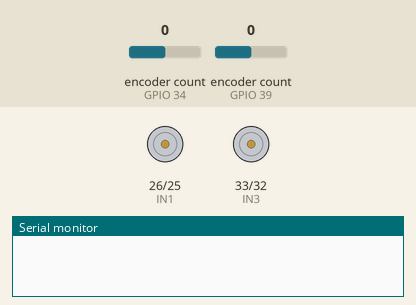
The sketch below on a simulated ESP32. On the bench: motor-driver pin pairs drawn as motors (green arrow = first pin HIGH = forward, orange = second pin HIGH = backward, longer = more drive, scaled by the enable pin), the last lines printed to the serial monitor. The inputs (shaded band) are chosen by the test bench; at power-on: encoder count (sensors on GPIO 34, GPIO 39) 0. WiFi joins after 1.5 s; servers stay silent unless stated.

Above: at 0.1 s.
At 2.6 s:
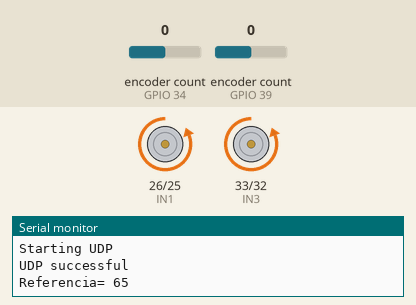
Timing chart, 0 to 4.1 s (numbered marks = the images above):
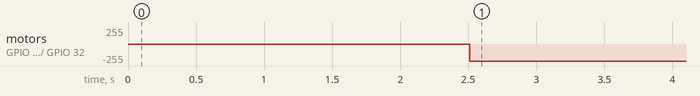

The sketch:

PID_UDP.ino
```cpp
#include <WiFi.h>
#include <WifiUdp.h>
#include "AsyncUDP.h"
#include <analogWrite.h>
#include <ESP32Encoder.h>
#include "config.h"  // Sustituir con datos de vuestra red
#include "UDP.hpp"
#include "ESP32_Utils.hpp"
#include "ESP32_Utils_UDP.hpp"


#define  IN3 33
#define  IN4 32
#define  ENA 27
#define  IN1 26
#define  IN2 25
#define  ENB 14
#define ENC1A 39
#define ENC1B 36
#define ENC2A 34
#define ENC2B 35

ESP32Encoder encoder;
ESP32Encoder encoder2;
// timer and flag for example, not needed for encoders
unsigned long encoder2lastToggled;
bool encoder2Paused = false;
const int ticksPerRev = 1800;
const float distancePerRev = 13.73;
const float distancePerTick = distancePerRev / ticksPerRev;
long lastCountRight = 0;
long lastCountLeft = 0;
int deltaRight, deltaLeft;

// Controler constants
double KpL = 2.13065609173635, KiL = 10.40549515958, KdL = 0.0457839665584179;
double KpR = 2.38683337097496, KiR = 13.8752547814679, KdR = 0.0391340859026503;

// Initialize variables with initial value
unsigned long currentTime  = 0;
unsigned long previousTime = 0;
double elapsedTime = 0.0;
double error_R = 0.0;
double error_L = 0.0;
double lastError_R = 0.0;
double lastError_L = 0.0;
double cumError_R = 0.0;
double cumError_L = 0.0;
double rateError_L = 0.0;
double rateError_R = 0.0;
double Outputs[2];
int rpmRef = 65;


AsyncUDP udp;

void setup(){
    Serial.begin(115200);
    WiFi.mode(WIFI_STA);
    WiFi.begin(ssid, password);
    if (WiFi.waitForConnectResult() != WL_CONNECTED) {
        Serial.println("WiFi Failed");
        while(1) {
            delay(1000);
        }
    }

    if(udp.connect(IPAddress(192,168,1,100), 1234)) {
        Serial.println("UDP connected");
    }

  // Set all pin as output
  pinMode (ENA, OUTPUT);
  pinMode (ENB, OUTPUT);
  pinMode (IN1, OUTPUT);
  pinMode (IN2, OUTPUT);
  pinMode (IN3, OUTPUT);
  pinMode (IN4, OUTPUT);

  // Enable the weak pull down resistors

  //ESP32Encoder::useInternalWeakPullResistors=DOWN;
  // Enable the weak pull up resistors
  ESP32Encoder::useInternalWeakPullResistors = UP;

  // use pin 19 and 18 for the first encoder
  encoder.attachHalfQuad(ENC1A, ENC1B);
  // use pin 17 and 16 for the second encoder
  encoder2.attachHalfQuad(ENC2A, ENC2B);

  // set starting count value after attaching
  encoder.clearCount();

  // clear the encoder's raw count and set the tracked count to zero
  encoder2.clearCount();
  Serial.println("Encoder Start = " + String((int32_t)encoder.getCount()));
  // set the lastToggle
  encoder2lastToggled = millis();
  previousTime = millis();
  Stop();
  delay(1000);
  Outputs[0] = 50;
  Outputs[1] = 50;

  ConnectWiFi_STA();
  ConnectUDP();
}

long positionLeft  = -999;
long positionRight = -999;

void sendPower_Left(int power) {
  //Direccion motor A
  if(power > 0){
    digitalWrite (IN1, LOW);
    digitalWrite (IN2, HIGH);
    analogWrite (ENA, power);
  }else if(power<0){
    digitalWrite (IN2, LOW);
    digitalWrite (IN1, HIGH);
    analogWrite (ENA, power);
  }
}

void sendPower_Right(int power) {
  // //Direccion motor B
  if(power > 0){
    digitalWrite (IN3, LOW);
    digitalWrite (IN4, HIGH);
    analogWrite (ENB, power);
  } else if(power > 0){
    digitalWrite (IN4, LOW);
    digitalWrite (IN3, HIGH);
    analogWrite (ENB, power);
  }
}

void Stop () {

  digitalWrite (IN1, LOW);
  digitalWrite (IN2, LOW);
  analogWrite (ENA, 0);
  digitalWrite (IN3, LOW);
  digitalWrite (IN4, LOW);
  analogWrite (ENB, 0);
}

void PID(int ref, float R, float L) {
  currentTime = millis();
  elapsedTime = ((double)(currentTime - previousTime)) / (1000);
  // Calculate current error
  error_R = ref - R;
  error_L = ref - L;
  // Cumulative error for integral discretation
  cumError_R += error_R * elapsedTime;
  cumError_L += error_L * elapsedTime;
  // Slope of error
  rateError_R = (error_R - lastError_R) / elapsedTime;
  rateError_L = (error_L - lastError_L) / elapsedTime;
  // Evaluate PID formula
  double outputL = (KpL * error_L + KiL * cumError_L + KdL * rateError_L); // This controls velocity
  double outputR = (KpR * error_R + KiR * cumError_R + KdR * rateError_R); // This controls velocity
  //Serial.println("Error Left " + String(error_L));
  //Serial.println("Error Right " + String(error_R));
  // Assign lef and right output value
  Outputs[0] = outputL;
  Outputs[1] = outputR;
  // Refresh last error for each side
  lastError_R = error_R;
  lastError_L = error_L;
  previousTime = currentTime;
}
int sendCounter = 0;
void loop(){
  int nextRef = GetUDP_Packet();
  if (nextRef >= 65 && nextRef <=95 && nextRef != rpmRef){
    rpmRef = nextRef;
  }

  Serial.println("Referencia= " + String(rpmRef));

   //Read encoder ticks and calculate RPM
  deltaRight = (int)encoder.getCount() - lastCountRight;
  deltaLeft = (int)encoder2.getCount() - lastCountLeft;
  lastCountRight = (int)encoder.getCount();
  lastCountLeft = (int)encoder2.getCount();
  float rpmRight = (float)(deltaRight * 600) / ticksPerRev;
  float rpmLeft = (float)(deltaLeft * 600) / ticksPerRev;
  // Call PID control function and determine outputs
  PID(rpmRef, rpmRight, rpmLeft);
  sendPower_Left((int)Outputs[0]);
  sendPower_Right((int)Outputs[1]);
  String rpmR = "Right RPM"+String(rpmRight);
  String rpmL = "Left RPM"+String(rpmLeft);
  char strR[rpmR.length()];
  char strL[rpmL.length()];
  rpmR.toCharArray(strR, rpmR.length());
  rpmL.toCharArray(strL, rpmL.length());
  sendCounter ++;
  if (sendCounter >= 5){
    udp.broadcastTo(strR, 1234);
    udp.broadcastTo(strL, 1234);
    sendCounter = 0;
  }
  delay(100);

}
```

ESP32_Utils.hpp
```cpp
void ConnectWiFi_STA(bool useStaticIP = false)
{
   Serial.println("");
   WiFi.mode(WIFI_STA);
   WiFi.begin(ssid, password);
   if(useStaticIP) WiFi.config(ip, gateway, subnet);
   while (WiFi.status() != WL_CONNECTED)
   {
     delay(100);
     Serial.print('.');
   }

   Serial.println("");
   Serial.print("Iniciado STA:\t");
   Serial.println(ssid);
   Serial.print("IP address:\t");
   Serial.println(WiFi.localIP());
}

void ConnectWiFi_AP(bool useStaticIP = false)
{
   Serial.println("");
   WiFi.mode(WIFI_AP);
   while(!WiFi.softAP(ssid, password))
   {
     Serial.println(".");
     delay(100);
   }
   if(useStaticIP) WiFi.softAPConfig(ip, gateway, subnet);

   Serial.println("");
   Serial.print("Iniciado AP:\t");
   Serial.println(ssid);
   Serial.print("IP address:\t");
   Serial.println(WiFi.softAPIP());
}
```

ESP32_Utils_UDP.hpp
```cpp
boolean ConnectUDP() {
  Serial.println();
  Serial.println("Starting UDP");

  // in UDP error, block execution
  if (UDP.begin(localPort) != 1)
  {
    Serial.println("Connection failed");
    while (true) {
      delay(1000);
    }
  }

  Serial.println("UDP successful");
}

//void SendUDP_ACK()
//{
//	UDP.beginPacket(UDP.remoteIP(), remotePort);
//	UDP.write("ACK");
//	UDP.endPacket();
//}

//void SendUDP_Packet(String content)
//{
//  UDP.beginPacket(UDP.remoteIP(), remotePort);
//  UDP.write(content.c_str());
//  UDP.endPacket();
//}

int GetUDP_Packet(bool sendACK = true)
{
  int packetSize = UDP.parsePacket();
  if (packetSize)
  {
    // read the packet into packetBufffer
    UDP.read(packetBuffer, 1024);

//    Serial.println();
//    Serial.print("Received packet of size ");
//    Serial.print(packetSize);
//    Serial.print(" from ");
//    Serial.print(UDP.remoteIP());
//    Serial.print(":");
//    Serial.println(UDP.remotePort());
//    Serial.print("Payload: ");
//    Serial.write((uint8_t*)packetBuffer, (size_t)packetSize);
//    Serial.println();
    return String(packetBuffer).toInt();

//    //// send a reply, to the IP address and port that sent us the packet we received
//    if (sendACK) SendUDP_ACK();
  }return -1;
}
```

UDP.hpp
```cpp
// UDP variables
WiFiUDP UDP;

unsigned int localPort = 6666;
unsigned int remotePort = 8889;
char packetBuffer[1024]; //buffer to hold incoming packet,
```

config.h
```cpp
const char* ssid     = "abradeal";
const char* password = "control_it";
const char* hostname = "ESP32_1";

IPAddress ip(192, 168, 1, 200);
IPAddress gateway(192, 168, 1, 1);
//IPAddress ip(192, 168, 43, 107);
//IPAddress gateway(192, 168, 43, 1);
IPAddress subnet(255, 255, 255, 0);
```

Measured:
- by itself, motor on GPIO 26 (IN1) / GPIO 25 (IN2), motor on GPIO 33 (IN3) / GPIO 32 (IN4): stopped → backward 255/255 at 2.5 s
